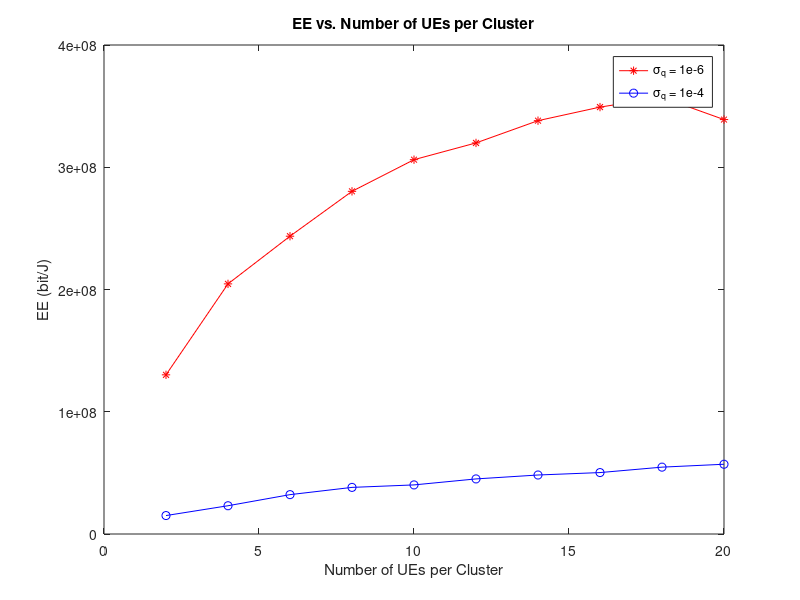

Write MATLAB code to recreate this figure.
a = [1.302 2.046 2.436 2.803 3.062 3.199 3.381 3.492 3.572 3.39]*1e8;
b =[1.509 2.312 3.22 3.813 4.016 4.506 4.826 5.025 5.469 5.706]*1e7;
plot(2:2:20,a,'-* r')
hold on
plot(2:2:20,b,'-o b')
  xlabel('Number of UEs per Cluster')
  ylabel('EE (bit/J)')
  legend('\sigma_q = 1e-6 ', '\sigma_q = 1e-4')
  title('EE vs. Number of UEs per Cluster')